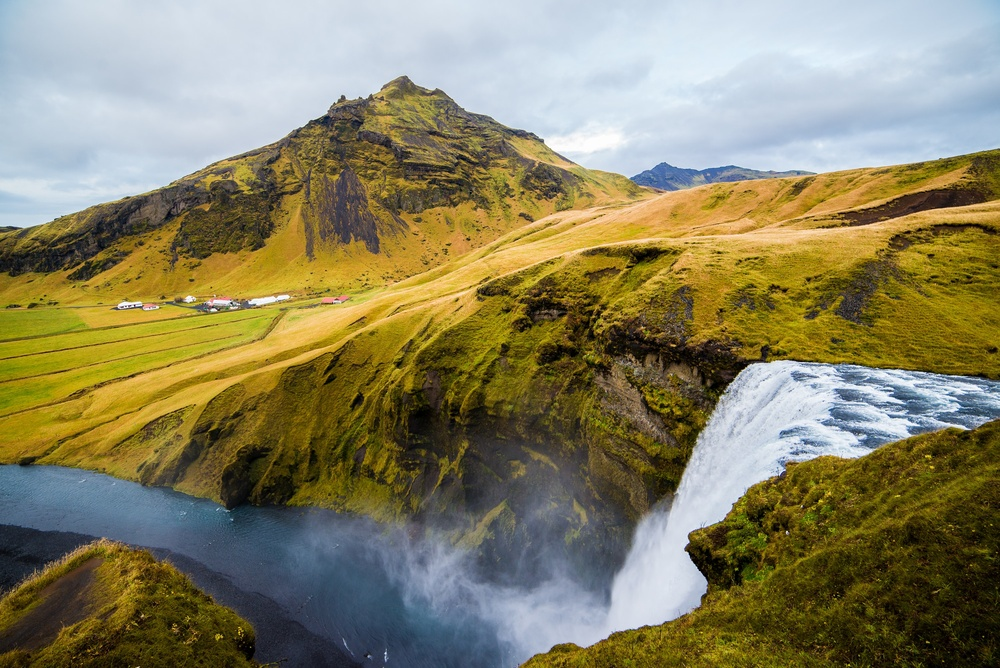
#> input picture Images/1.jpg, 1000 x 668 px, shrunk from 3000 x 2003 before the run
$ python circle.py
#> lines starting #> are read from the running program, lines starting #| are printed output that depends on the picture
import cv2 as cv
import numpy as np
img = cv.imread('Images/1.jpg')
#> img is the input picture: shape (668, 1000, 3); mean B, G, R 98.7, 130.1, 135.9

blank = np.zeros((500, 500, 3), dtype='uint8')


blank[:] = 0, 0, 0

cv.circle(blank, (blank.shape[1]//2,
                  blank.shape[0]//2), 40, (0, 0, 255), thickness=-3)
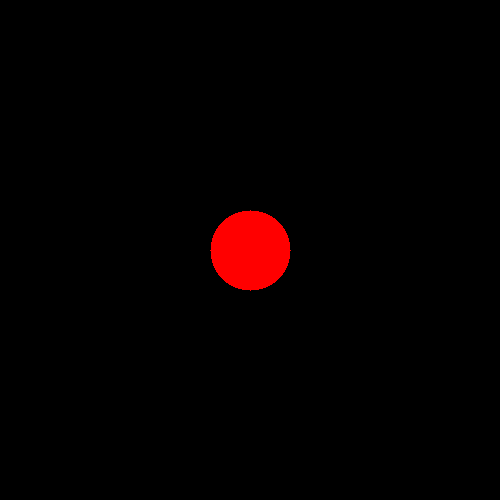
#> blank: shape (500, 500, 3); mean of channels 0, 1, 2 0, 0, 5.1; drawn as B, G, R

cv.imshow("Circle", blank)


# line


cv.line(blank, (0, 0), (blank.shape[1]//2,
                        blank.shape[0]//2), (255, 255, 255), thickness=3)


# Text

cv.imshow("Line", blank)


cv.putText(blank, 'Hello', (255, 255),
           cv.FONT_HERSHEY_TRIPLEX, 1.0, (0, 255, 0), 2)
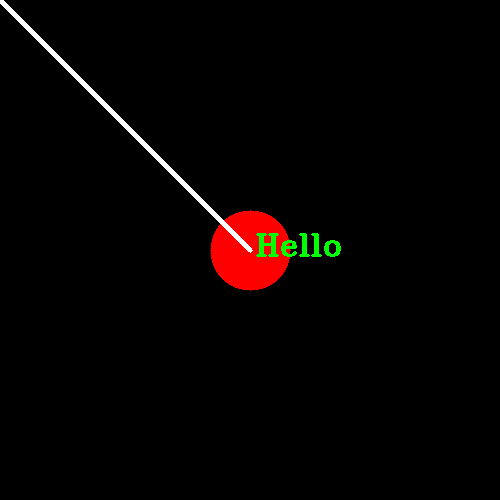
#> blank: shape (500, 500, 3); mean of channels 0, 1, 2 1.8, 2.7, 6.3; drawn as B, G, R

cv.imshow("Text", blank)
cv.waitKey(0)
